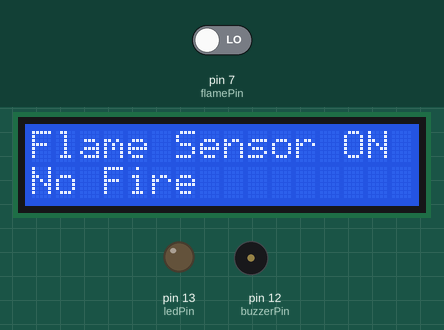
The sketch below on a simulated Arduino Uno, built with avr-gcc and run on an emulated ATmega328P. Parts: 16×2 character LCD, output pins drawn as LEDs (lit = HIGH), buzzer (waves = sounding). The test bench sets the inputs (shaded band); at power-on: pin 7 (flamePin) LOW. What the sketch prints to the serial monitor is not drawn.

Above: at 1.2 s.
1.3 s: pin 7 (flamePin) driven HIGH
At 2.8 s:
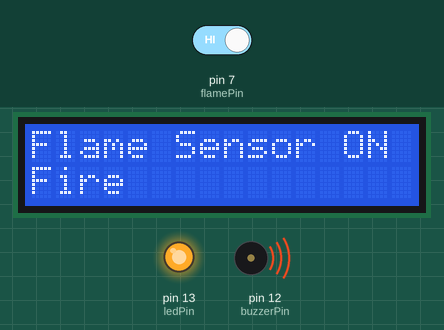
3.1 s: pin 7 (flamePin) driven LOW
At 3.8 s:
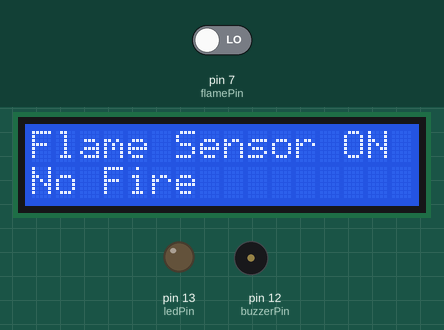
Timing chart, 0 to 6.1 s (numbered marks = the images above; inputs shaded):
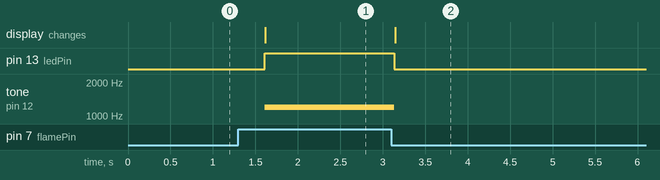

Measured:
- after the input at 1.3 s, pin 13 (ledPin): LOW → HIGH after 0.31 s; tone on pin 12 (buzzerPin): silent → 1200 Hz after 0.31 s; the display: changes after 0.32 s (image 1)
- after the input at 3.1 s, pin 13 (ledPin): HIGH → LOW at once; tone on pin 12 (buzzerPin): 1200 Hz → silent at once; the display: changes after 0.05 s (image 2)

The sketch:

flame_sensor.ino
```cpp
#include <Wire.h>
#include <LiquidCrystal_I2C.h>

LiquidCrystal_I2C lcd(0x27, 16, 2);

int flamePin = 7;
int ledPin = 13;
int buzzerPin = 12;

void setup() {
  pinMode(flamePin, INPUT);
  pinMode(ledPin, OUTPUT);
  pinMode(buzzerPin, OUTPUT);
  Serial.begin(9600);

  lcd.init();
  lcd.backlight();
  lcd.clear();

  lcd.setCursor(0, 0);
  lcd.print("Flame Sensor ON");
}

void loop() {
  int flameValue = digitalRead(flamePin);

  if (flameValue == HIGH) {
    digitalWrite(ledPin, HIGH);
    Serial.println("Fire");
    tone(buzzerPin, 1200);

    lcd.setCursor(0, 1);
    lcd.print("Fire     ");
  }
  else {
    digitalWrite(ledPin, LOW);
    Serial.println("No Fire");
    noTone(buzzerPin);

    lcd.setCursor(0, 1);
    lcd.print("No Fire  ");
  }

  delay(500);
}
```
